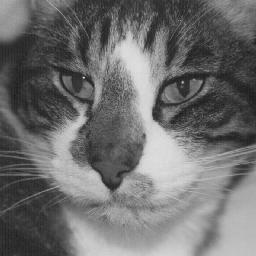
#> input picture Ex_Image_Processing/Ex1/dorian.jpg, 256 x 256 px
$ python ex_5_varianze.py
#> lines starting #> are read from the running program, lines starting #| are printed output that depends on the picture
# -*- coding: utf-8 -*-
"""
Created on Tue Mar 28 16:16:44 2023

@author: nokia
"""

import numpy as np # importa Numpy
import matplotlib.pyplot as plt # importa Matplotlib
import skimage.io as io # importa il modulo Input/Output di SK-Image
import scipy.ndimage as ndi

plt.close('all')


def varianze(x, K):
    """
    calcola l’immagine delle varianze
    """
    M = x.shape[0]
    N = x.shape[1]
    VAR = np.zeros((M-K+1,N-K+1))
    for i in range(M-K+1):
        for j in range(N-K+1):
            VAR[i,j] = np.var(x[i:i+K,j:j+K])
    return VAR


def varianze_v2(x, K):
    """
    calcola l’immagine delle varianze
    """
    return ndi.generic_filter(x, np.var, (K,K))


nomefile = "dorian.jpg"
x = io.imread(nomefile)
#> x is the input picture: shape (256, 256); min 21, max 228, mean 110.6
x = np.float32(x)

plt.figure(1)
plt.imshow(x, clim=(0,255), cmap='gray')
plt.title("Immagine normale")

z = varianze_v2(x, 5)
#> in varianze_v2, `return ndi.generic_filter(x, np.var, (K,K))`:
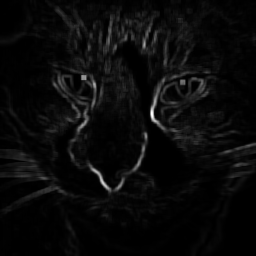
#> returned value: shape (256, 256) float32; min 0, max 3814, mean 155.5; drawn with min black and max white

plt.figure(2)
plt.imshow(z, clim=(0,255), cmap='gray')
plt.title("Varianze con k=3")
